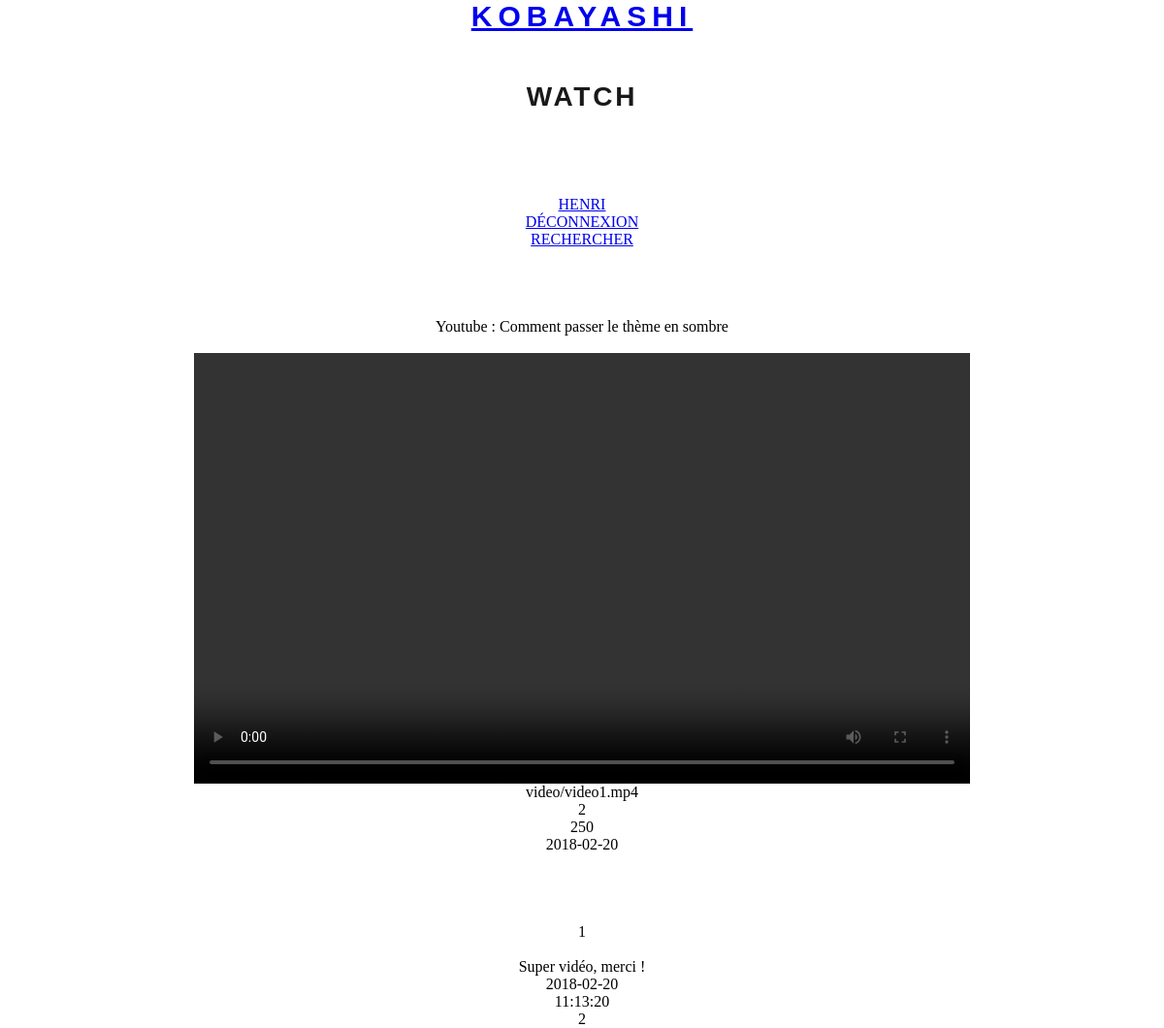
/watch.php?id=1 (signed in), run on the app's committed database.
### tables this page shows
CREATE TABLE video(
	vidID INT PRIMARY KEY NOT NULL AUTO_INCREMENT,
	vidNom varchar(80),
	vidChemin varchar(255),
	vidDate date,
	vidHour time,
	vidVues int(255),
	vidAutorID int,
	foreign key (vidAutorID) references user(usrID)
);

CREATE TABLE comment(
	comID INT PRIMARY KEY NOT NULL AUTO_INCREMENT,
	comContent text(255),
	comDate date,
	comHour time,
	comAutorID int,
	comVideoID int,

	foreign key (comAutorID) references user(usrID),
	foreign key (comVideoID) references video(vidID)
);

### controleur/controleur.php (called while the page is built, shortened)
<?php
		include ("modele/modele.php");
		class Controleur
		{
			private $unModele;
			public function __construct ($serveur, $bdd, $user, $mdp, $uneTable)
			{
				$this->unModele = new Modele ($serveur, $bdd, $user, $mdp);
				$this->unModele->setTable($uneTable);
			}
			public function selectVideo($motcleID)
			{
				if (empty($motcleID))
				{
						return null;
				} else {
					return $this->unModele->selectVideo($motcleID);
				}
			}
			public function selectComments($motcleID)
			{
				if (empty($motcleID))
				{
						return null;
				} else {
					return $this->unModele->selectComments($motcleID);
				}
			}
		}
?>

### settings.php (called while the page is built)
<?php
$unControleur = new Controleur("localhost","kobayashi_IA","root","root", "user");

### modele/modele.php (called while the page is built, shortened)
<?php
	class Modele
	{
		private $pdo, $table;
		public function __construct($serveur,$bdd,$user,$mdp)
		{
			$this->pdo= null;
			try
			{
			$this->pdo = new PDO ("mysql:host=".$serveur.";dbname=".$bdd,$user,$mdp);
			}
			catch (Exception $exp)
			{
				echo "<br/> Erreur de connexion à la BDD".$bdd;
			}
		}
		public function selectVideo($motcleID){
			$requete = "select * from video
						where vidID like :motcleID" ;
			$donnees = array (":motcleID"=>$motcleID);
			if ($this->pdo ==null)
			{
				return null;
			} else {
				$select = $this->pdo->prepare($requete);
				$select->execute($donnees);
				$resultats = $select->fetchAll();
				return $resultats;
			}
		}
		public function selectComments($motcleID){
			$requete = "select * from comment
						where comVideoID like :motcleID" ;
			$donnees = array (":motcleID"=>$motcleID);
			if ($this->pdo ==null)
			{
				return null;
			} else {
				$select = $this->pdo->prepare($requete);
				$select->execute($donnees);
				$resultats = $select->fetchAll();
				return $resultats;
			}
		}
	}
?>

### vue/vueWatch.php (the view)
<html>
	<body>
	<center>
		<br><br><br><br>
		<div class="container">
		<table class ="table">
<?php
		foreach ($resultatsVideo as $unResultat)
		{
			echo "
					<p>".$unResultat['vidNom']."</p><br>
					<video width='800' height='444' controls='controls'>
 		 			<source src='".$unResultat['vidChemin']."' type='video/mp4'/>
					</video>
					<p>".$unResultat['vidChemin']."</p>
					<p>".$unResultat['vidAutorID']."</p>
					<p>".$unResultat['vidVues']. "</p>
					<p>".$unResultat['vidDate']."</p>"
				;
		}
?>
			</table>
			</div>
		</center>
	</body>
</html>

### vue/vueComments.php
<html>
	<body>
	<center>
		<br><br><br><br>
		<div class="container">
		<table class ="table">
<?php
		foreach ($resultatsComments as $unResultat)
		{
			echo "
					<p>".$unResultat['comID']."</p><br>
					<p>".$unResultat['comContent']."</p>
					<p>".$unResultat['comDate']."</p>
					<p>".$unResultat['comHour']. "</p>
					<p>".$unResultat['comAutorID']."</p>"
				;
		}
?>
			</table>
			</div>
		</center>
	</body>
</html>

### style.css (style rules this page uses)
* { margin : 0; padding : 0; }

### data on the page
video: vidNom "Youtube : Comment passer le thème en sombre", vidChemin "video/video1.mp4", vidAutorID "2", vidVues "250", vidDate "2018-02-20"
comment: comID "1", comContent "Super vidéo, merci !", comDate "2018-02-20", comHour "11:13:20", comAutorID "2"

### other printed values
$_SESSION['nom'] "HENRI"
